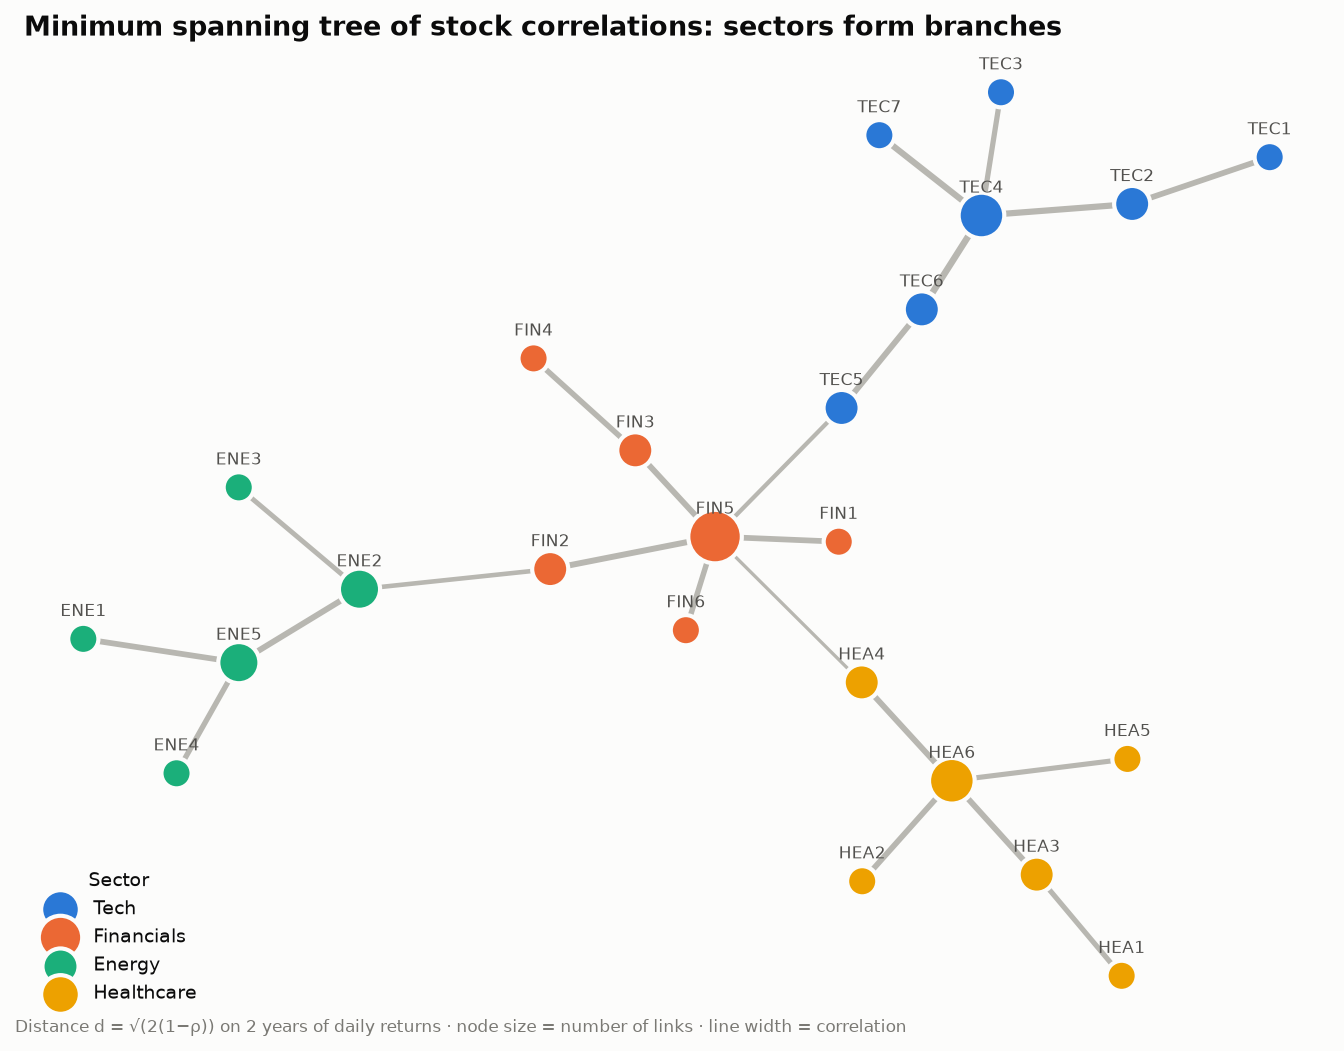

This figure's Python source:
"""
Correlation Network (Minimum Spanning Tree)  -  family: Finance & investment

DESIGN PURPOSE
Turns a correlation matrix of many assets into a tree. Each correlation
becomes a distance d = √(2(1 − ρ)), and the minimum spanning tree keeps only
the strongest links that connect every asset (Mantegna 1999). A 600-cell
heatmap becomes a readable map of which stocks move together, which clusters
exist, and which names sit at the centre of the market.

WHEN TO USE
  - Find clusters and "hub" stocks in a universe of 20–200 assets
  - Check whether sector labels match how stocks actually trade
  - Explain portfolio concentration (many holdings on one branch = one bet)

AVOID WHEN
  - There are fewer than ~10 assets (a correlation heatmap is clearer)
  - Readers need exact correlation values (the tree drops most pairs)
  - The return window is short or crosses a regime change (the tree is
    unstable)

ALTERNATIVES
  - Clustered correlation heatmap (HRP dendrogram)
  - Correlation heatmap

EXAMPLE
Simulated daily returns for 24 stocks in four sectors over two years (market
factor + sector factor + stock-specific noise). Not investment advice.

NOTE: Educational examples with simulated or historical data. Not investment
advice; past performance does not predict future returns.

Run:  python correlation_network_mst.py
"""
import sys
from pathlib import Path

import numpy as np
import pandas as pd
import matplotlib.pyplot as plt

# Library style: categorical colors in fixed order, recessive axes, hairline grid.
PALETTE = ["#2a78d6", "#eb6834", "#1baf7a", "#eda100",
           "#e87ba4", "#008300", "#6250d6", "#e34948"]
SEQ_CMAP = "Blues"      # sequential: one hue, light -> dark
DIV_CMAP = "RdBu_r"     # diverging: two opposite hues, neutral midpoint
GRAY = "#b8b7b1"        # de-emphasised marks
plt.rcParams.update({
    "figure.figsize": (8, 4.8), "figure.dpi": 110, "figure.facecolor": "#fcfcfb",
    "axes.facecolor": "#fcfcfb", "axes.edgecolor": "#c9c8c3", "axes.linewidth": 0.8,
    "axes.spines.top": False, "axes.spines.right": False,
    "axes.grid": True, "grid.color": "#e6e5e1", "grid.linewidth": 0.6, "axes.axisbelow": True,
    "axes.prop_cycle": plt.cycler(color=PALETTE),
    "axes.titlesize": 13, "axes.titleweight": "bold", "axes.titlelocation": "left",
    "axes.labelcolor": "#52514e", "xtick.color": "#52514e", "ytick.color": "#52514e",
    "text.color": "#0b0b0b", "font.size": 10, "lines.linewidth": 2,
    "legend.frameon": False,
})

import networkx as nx

# --- Example data ------------------------------------------------------------
rng = np.random.default_rng(21)
sectors = {"Tech": 7, "Financials": 6, "Energy": 5, "Healthcare": 6}
tickers, sector_of = [], {}
for s, k in sectors.items():
    for i in range(k):
        t = f"{s[:3].upper()}{i + 1}"
        tickers.append(t)
        sector_of[t] = s
n_days = 504
market = rng.normal(0.0004, 0.010, n_days)
sector_f = {s: rng.normal(0, 0.008, n_days) for s in sectors}
rets = pd.DataFrame({
    t: rng.uniform(0.6, 1.3) * market + rng.uniform(0.6, 1.2) * sector_f[sector_of[t]]
       + rng.normal(0, 0.009, n_days)
    for t in tickers})
corr = rets.corr()
corr.round(2).iloc[:5, :5]

# --- Plot --------------------------------------------------------------------
dist = np.sqrt(2 * (1 - corr))
G = nx.Graph()
for i, a in enumerate(tickers):
    for b in tickers[i + 1:]:
        G.add_edge(a, b, weight=dist.loc[a, b], corr=corr.loc[a, b])
mst = nx.minimum_spanning_tree(G, weight="weight")
pos = nx.kamada_kawai_layout(mst, weight="weight")

fig, ax = plt.subplots(figsize=(9, 7))
for a, b, d in mst.edges(data=True):
    (x1, y1), (x2, y2) = pos[a], pos[b]
    ax.plot([x1, x2], [y1, y2], color="#b8b7b1", linewidth=0.5 + 5 * max(d["corr"] - 0.2, 0), zorder=1)
for k, s in enumerate(sectors):
    nodes = [t for t in mst.nodes if sector_of[t] == s]
    xy = np.array([pos[t] for t in nodes])
    deg = np.array([mst.degree(t) for t in nodes])
    ax.scatter(xy[:, 0], xy[:, 1], s=120 + 90 * deg, color=PALETTE[k], edgecolor="#fcfcfb",
               linewidth=2, zorder=3, label=s)
for t, (x, y) in pos.items():
    ax.annotate(t, (x, y), xytext=(0, 11), textcoords="offset points", ha="center", fontsize=8,
                color="#52514e", zorder=4)
ax.set_axis_off()
ax.set_title("Minimum spanning tree of stock correlations: sectors form branches")
ax.legend(loc="lower left", title="Sector", fontsize=9, title_fontsize=9)
fig.text(0.01, 0.01, "Distance d = √(2(1−ρ)) on 2 years of daily returns · node size = number of links · "
         "line width = correlation", fontsize=8, color="#7a7974")
fig.tight_layout()

# --- Save / show -------------------------------------------------------------
out = Path(__file__).with_name(Path(__file__).stem + ".png")
fig.savefig(out, dpi=150, bbox_inches="tight")
print(f"saved {out}")
if "--no-show" not in sys.argv:
    plt.show()
